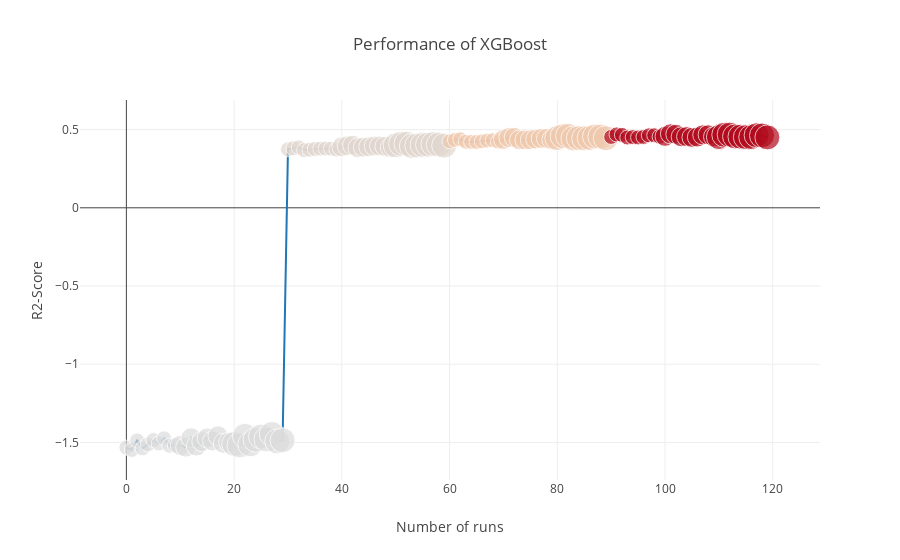

Source (notebook cell):
### Code cell
# Hyperparameter plot to display the result of XGBoost

trace0 = go.Scatter(
    x = df_xg.index,
    y = df_xg.RFR2Score,
    mode = 'markers+lines',
    marker=dict(
        size=df_xg.maxDepth*5,
        color = df_xg.learningRate
    )
)

data = [trace0]

layout= go.Layout(
    legend=dict(
        traceorder='normal',
        font=dict(
            size=12,
            color='#000'
        )
    ),
    title= 'Performance of XGBoost',
    xaxis= dict(
        title= 'Number of runs'
    ),
    yaxis=dict(
        title= 'R2-Score'
    )
)  

fig= go.Figure(data=data, layout=layout)
py.iplot(fig)
